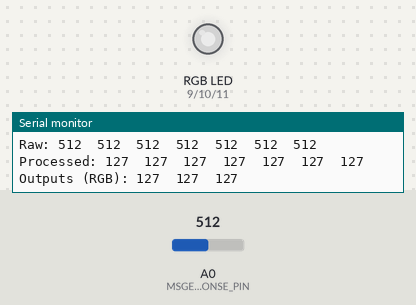
The sketch below on a simulated Arduino Uno, built with avr-gcc and run on an emulated ATmega328P. Parts: an RGB LED mixed from three pins (HIGH = lit), the last lines printed to the serial monitor. The test bench sets the inputs (shaded band); at power-on: A0 (MSGEQ_RESPONSE_PIN) = 512. Dim RGB values are drawn brighter than linear; pins used as bus, display or sensor lines are not drawn.

Above: at 1.2 s.
1.3 s: A0 (MSGEQ_RESPONSE_PIN) set to 716
At 1.7 s:
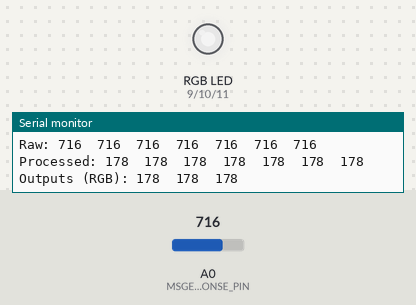
2.8 s: A0 (MSGEQ_RESPONSE_PIN) set to 900
At 3.3 s:
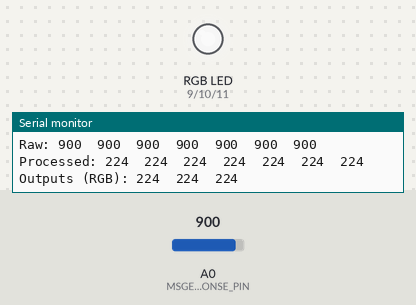
4.3 s: A0 (MSGEQ_RESPONSE_PIN) set to 413
At 4.9 s:
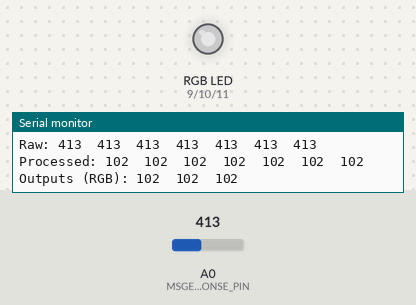
7.3 s: A0 (MSGEQ_RESPONSE_PIN) set to 390
At 8.4 s:
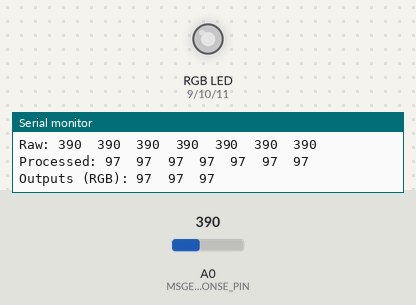
8.9 s: A0 (MSGEQ_RESPONSE_PIN) set to 6
At 10.1 s:
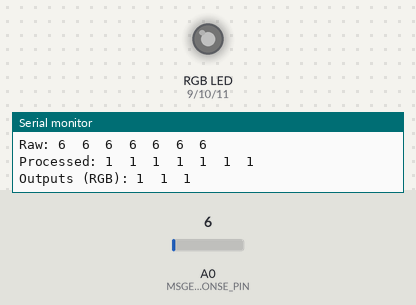
10.4 s: A0 (MSGEQ_RESPONSE_PIN) set to 3
At 10.8 s:
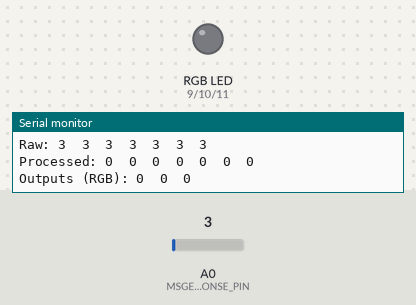
Timing chart, 0 to 12.9 s (numbered marks = the images above; inputs shaded):
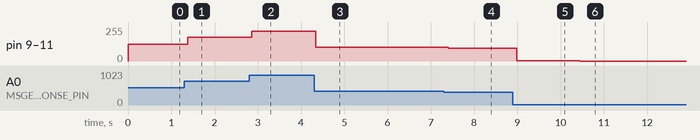

The sketch:

LightOrgan.ino
```cpp
/*
 Light Organ - Gets audio frequency response input from a MSGEQ7 chip and makes some LEDs flash to the music.

 Author: Alex Shie
 Revision history:
   6/8/14 - created

 */


// BOF preprocessor bug prevent - insert me on top of your arduino-code
// From: http://www.a-control.de/arduino-fehler/?lang=en
#if 1
__asm volatile ("nop");
#endif

#define DEBUG //Comment this out to disable serial debug printing

#define LED_RED_PIN          9
#define LED_GREEN_PIN        10
#define LED_BLUE_PIN         11

#define MSGEQ_RESET_PIN      8
#define MSGEQ_STROBE_PIN     7
#define MSGEQ_RESPONSE_PIN   A0

#define MSGEQ_NUM_FREQ       7 //Number of frequency responses provided by the MSGEQ7
#define STROBE_PULSE_WIDTH   20 //Min 20us
#define OUTPUT_SET_TIME      50 //Min 36us
#define LED_REFRESH_DELAY    100 //Loop delay in ms
#define EXPECTED_MAX_INPUT   1023 //The value of the loudest possible frequency response from analog input, used when mapping inputs

uint8_t freqResponses[MSGEQ_NUM_FREQ]; //Holds cleaned up output from MSGEQ, 0 - 63Hz, 1 - 160Hz, 2 - 400Hz, 3 - 1kHz, 4 - 2.5kHz, 5 - 6.25kHz, 6 - 16kHz

void setup() {

  //Initialize all pins as output except for MSGEQ_RESPONSE_PIN, which is an analog input
  pinMode(LED_RED_PIN, OUTPUT);
  pinMode(LED_GREEN_PIN, OUTPUT);
  pinMode(LED_BLUE_PIN, OUTPUT);
  pinMode(MSGEQ_RESET_PIN, OUTPUT);
  pinMode(MSGEQ_STROBE_PIN, OUTPUT);
  pinMode(MSGEQ_RESPONSE_PIN, INPUT);

  //Initialize all output pins to 0
  digitalWrite(LED_RED_PIN,LOW);
  digitalWrite(LED_GREEN_PIN,LOW);
  digitalWrite(LED_BLUE_PIN,LOW);
  digitalWrite(MSGEQ_RESET_PIN, LOW);
  digitalWrite(MSGEQ_STROBE_PIN, LOW);

  #if defined(DEBUG)
  Serial.begin(115200);
  #endif
}

void loop() {
  getFreqResponses();

  #if defined(DEBUG)
  printFreqResponses();
  #endif

  updateLEDs();
  delay(LED_REFRESH_DELAY);
}

//Read inputs from the MSGEQ7 and process them to be used for PWM
void getFreqResponses() {
  int i;
  uint16_t input;
  digitalWrite(MSGEQ_RESET_PIN,HIGH);
  digitalWrite(MSGEQ_STROBE_PIN,HIGH);
  delayMicroseconds(STROBE_PULSE_WIDTH); //Min 100ns for reset, 18us for strobe

  #if defined(DEBUG)
  Serial.print("Raw: ");
  #endif

  for(i = 0; i < MSGEQ_NUM_FREQ; i++) {
    digitalWrite(MSGEQ_STROBE_PIN,LOW);
    delayMicroseconds(OUTPUT_SET_TIME); //Min 36us output setting time
    input=analogRead(MSGEQ_RESPONSE_PIN);
    freqResponses[i]=constrain(map(input,0,EXPECTED_MAX_INPUT,0,255),0,255); //
    digitalWrite(MSGEQ_STROBE_PIN,HIGH);
    delayMicroseconds(STROBE_PULSE_WIDTH); //digitalWrite is probably slow enough that this isn't needed

    #if defined(DEBUG)
    Serial.print(input);
    Serial.print("\t");
    #endif
  }
  digitalWrite(MSGEQ_RESET_PIN,LOW);

  #if defined(DEBUG)
  Serial.println();
  #endif
}

//Just prints some debug info (mapped and constrained values)
void printFreqResponses() {
  int i;
  Serial.print("Processed: ");
  for(i = 0; i < MSGEQ_NUM_FREQ; i++) {
    Serial.print(freqResponses[i]);
    Serial.print("\t");
  }
  Serial.println();
}

//Drive LEDs based on frequency response inputs. Change visual behavior here
void updateLEDs() {
  uint16_t bassPWM;
  uint16_t midPWM;
  uint16_t treblePWM;

  bassPWM = (freqResponses[0]+freqResponses[1])/2; //Average responses of 2 lowest frequency ranges
  midPWM = (freqResponses[2]+freqResponses[3]+freqResponses[4])/3; //Average responses of 3 midrange frequency ranges
  treblePWM = (freqResponses[5]+freqResponses[6])/2; //Average responses of 2 highest frequency ranges

  analogWrite(LED_RED_PIN, bassPWM);
  analogWrite(LED_GREEN_PIN, midPWM);
  analogWrite(LED_BLUE_PIN, treblePWM);

  #if defined(DEBUG)
  Serial.print("Outputs (RGB): ");
  Serial.print(bassPWM);
  Serial.print("\t");
  Serial.print(midPWM);
  Serial.print("\t");
  Serial.print(treblePWM);
  Serial.println();
  #endif
}
```

Measured:
- after the input at 1.3 s, pin 9 (LED_RED_PIN), pin 10 (LED_GREEN_PIN), pin 11 (LED_BLUE_PIN): 127/255 → 178/255 after 0.08 s
- after the input at 2.8 s, pin 9 (LED_RED_PIN), pin 10 (LED_GREEN_PIN), pin 11 (LED_BLUE_PIN): 178/255 → 224/255 after 0.06 s
- after the input at 4.3 s, pin 9 (LED_RED_PIN), pin 10 (LED_GREEN_PIN), pin 11 (LED_BLUE_PIN): 224/255 → 102/255 at once
- after the input at 7.3 s, pin 9 (LED_RED_PIN), pin 10 (LED_GREEN_PIN), pin 11 (LED_BLUE_PIN): 102/255 → 97/255 after 0.11 s
- after the input at 8.9 s, pin 9 (LED_RED_PIN), pin 10 (LED_GREEN_PIN), pin 11 (LED_BLUE_PIN): 97/255 → 1/255 after 0.08 s
- after the input at 10.4 s, pin 9 (LED_RED_PIN), pin 10 (LED_GREEN_PIN), pin 11 (LED_BLUE_PIN): 1/255 → 0/255 at once
